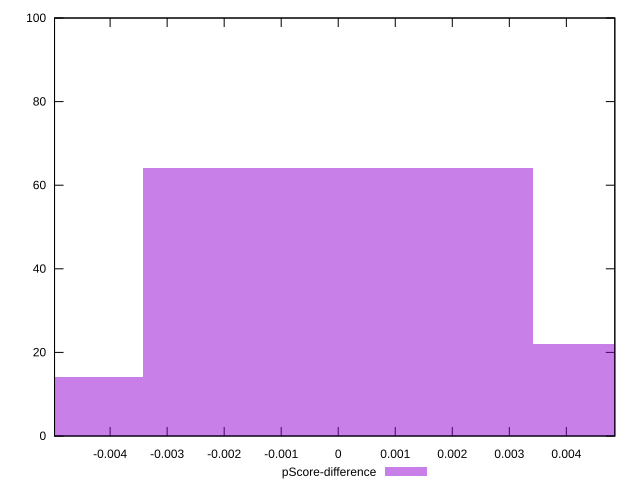

This figure's gnuplot source:
reset

$pScoreDifference <<EOF
0 64
0.006834642590342429 22
-0.006834642590342429 14
EOF

set key outside below
set boxwidth 0.006834642590342429
set xrange [-0.004974673193094636:0.0048499172946376845]
set yrange [0:100]
set trange [0:100]
set style fill transparent solid 0.5 noborder
set terminal svg size 640, 490 enhanced background rgb 'white'
set output "report_00017_2021-02-10T15-08-03.406Z/total-blocking-time/samples/pages+cached/pScore-difference/histogram.svg"

plot $pScoreDifference title "pScore-difference" with boxes

reset
